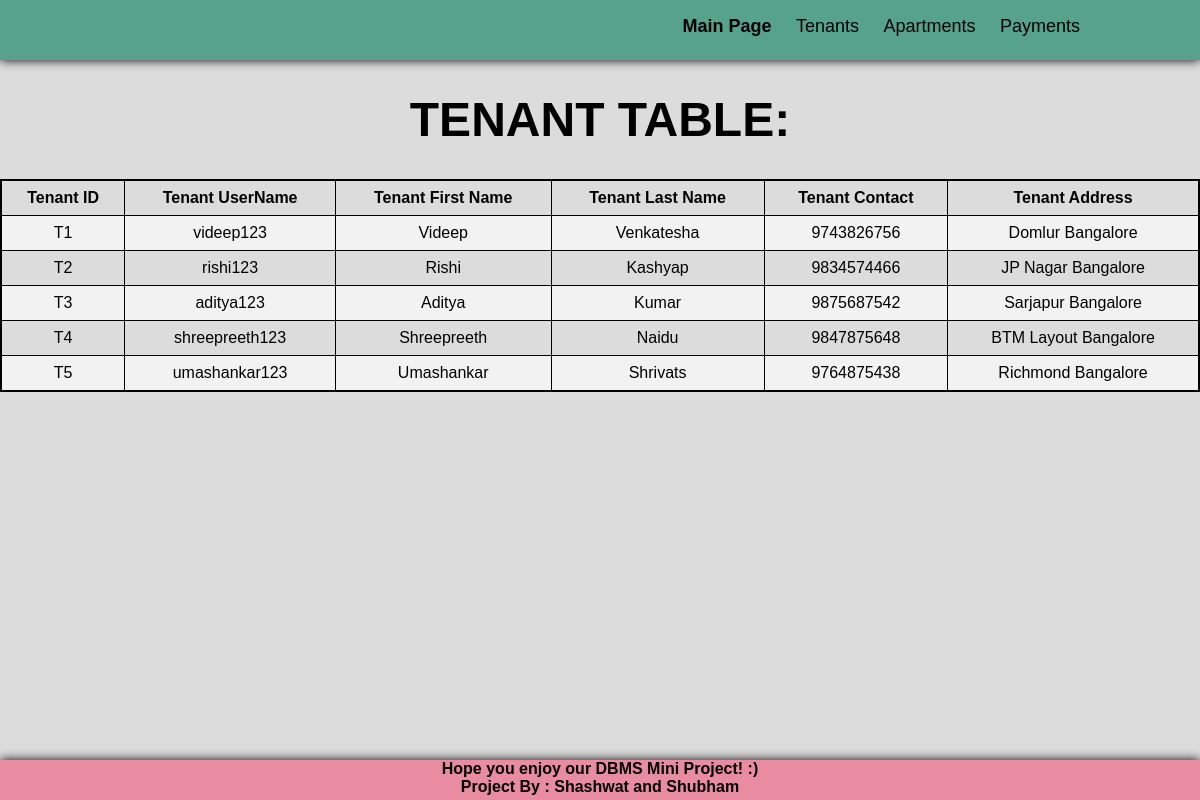
/tenants.php, run on the app's committed database.
### tables this page shows
CREATE TABLE TENANT
(
TenantID VARCHAR(3),
TenantUsername VARCHAR(20),
TenantFName VARCHAR(20),
TenantLName VARCHAR(20),
TenantPass VARCHAR(20),
TenantContact VARCHAR(10),
TenantAddress VARCHAR(20),
PRIMARY KEY(TenantID)
);

### tenants.php (the view)
<?php
require_once 'includes/tenant_head.php'
 ?><div>
 <h1>Tenant Table:</h1>
  <?php
  $sql = "SELECT * FROM `Tenant`";
  $result = mysqli_query($conn, $sql);
  $rowCount = mysqli_num_rows($result);
  if ($rowCount>0)
  {
    echo "<center><table>";
    echo "<tr>
    <td>
    <strong>Tenant ID</strong>
    </td>
    <td>
    <strong>Tenant UserName</strong>
    </td>
    <td>
    <strong>Tenant First Name</strong>
    </td>
    <td>
    <strong>Tenant Last Name</strong>
    </td>
    <td>
    <strong>Tenant Contact</strong>
    </td>
    <td>
    <strong>Tenant Address</strong>
    </td>
    </tr>";
    while ($row = mysqli_fetch_assoc($result))
    {
      echo "<tr>";
      echo "<td>".$row['TenantID'] ."</td>";
      echo "<td>".$row['TenantUsername'] ."</td>";
      echo "<td>".$row['TenantFName'] ."</td>";
      echo "<td>".$row['TenantLName'] ."</td>";
      echo "<td>".$row['TenantContact']."</td>";
      echo "<td>".$row['TenantAddress']."</td>";
      echo "</tr>";
    }
    echo "</table></center><br>";
  }
else {
  echo 'No Results Found';
}
   ?>
</div>
<?php
require_once 'includes/footer.php'
 ?>

### style.css (style rules this page uses)
html { width: 100%; height: 100%; font-family: Helvetica,Arial, sans-serif; }
body { padding: 0; margin: 0; background-color: #dcdcdc; }
h1 { text-transform: uppercase; font-size: 48px; }
div { width: 100%; margin: 0 auto; text-align: center; }
table { border: 2px solid; }
table tr td { border: 0.5px solid; text-align: center; }
table { font-family: Arial, Helvetica, sans-serif; border-collapse: collapse; width: 100%; }
table td, table th { border: 1px solid #ddd; padding: 8px; }
table tr:nth-child(even) { background-color: #f2f2f2; }

### data on the page
tenant: TenantID "T1", TenantUsername "videep123", TenantFName "Videep", TenantLName "Venkatesha", TenantContact "9743826756", TenantAddress "Domlur Bangalore"
tenant: TenantID "T2", TenantUsername "rishi123", TenantFName "Rishi", TenantLName "Kashyap", TenantContact "9834574466", TenantAddress "JP Nagar Bangalore"
tenant: TenantID "T3", TenantUsername "aditya123", TenantFName "Aditya", TenantLName "Kumar", TenantContact "9875687542", TenantAddress "Sarjapur Bangalore"
tenant: TenantID "T4", TenantUsername "shreepreeth123", TenantFName "Shreepreeth", TenantLName "Naidu", TenantContact "9847875648", TenantAddress "BTM Layout Bangalore"
tenant: TenantID "T5", TenantUsername "umashankar123", TenantFName "Umashankar", TenantLName "Shrivats", TenantContact "9764875438", TenantAddress "Richmond Bangalore"
